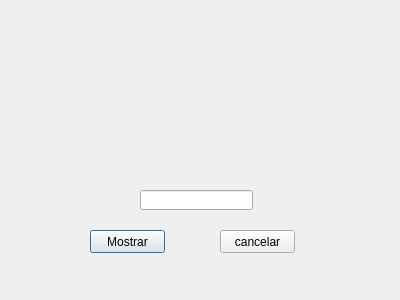
<?xml version="1.0" encoding="UTF-8"?>
<ui version="4.0">
 <class>Dialog</class>
 <widget class="QDialog" name="Dialog">
  <property name="geometry">
   <rect>
    <x>0</x>
    <y>0</y>
    <width>400</width>
    <height>300</height>
   </rect>
  </property>
  <property name="windowTitle">
   <string>Dialog</string>
  </property>
  <widget class="QWidget" name="campo1" native="true">
   <property name="geometry">
    <rect>
     <x>70</x>
     <y>30</y>
     <width>261</width>
     <height>151</height>
    </rect>
   </property>
   <widget class="QWidget" name="verticalLayoutWidget">
    <property name="geometry">
     <rect>
      <x>0</x>
      <y>10</y>
      <width>261</width>
      <height>131</height>
     </rect>
    </property>
    <layout class="QVBoxLayout" name="Layout1"/>
   </widget>
  </widget>
  <widget class="QPushButton" name="mostrar">
   <property name="geometry">
    <rect>
     <x>90</x>
     <y>230</y>
     <width>75</width>
     <height>23</height>
    </rect>
   </property>
   <property name="text">
    <string>Mostrar</string>
   </property>
  </widget>
  <widget class="QPushButton" name="cancelar">
   <property name="geometry">
    <rect>
     <x>220</x>
     <y>230</y>
     <width>75</width>
     <height>23</height>
    </rect>
   </property>
   <property name="text">
    <string>cancelar</string>
   </property>
  </widget>
  <widget class="QLineEdit" name="nimagen">
   <property name="geometry">
    <rect>
     <x>140</x>
     <y>190</y>
     <width>113</width>
     <height>20</height>
    </rect>
   </property>
  </widget>
 </widget>
 <resources/>
 <connections/>
</ui>
